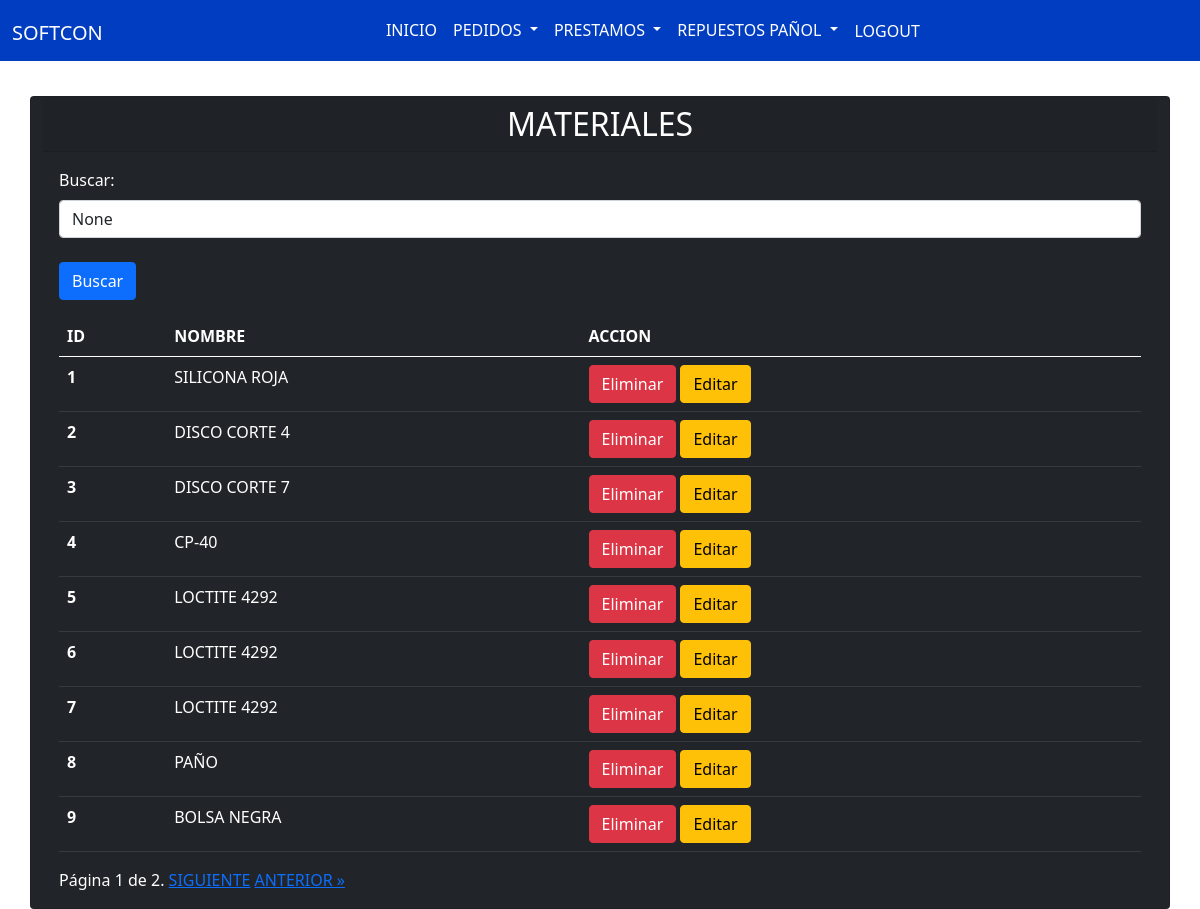
Before: /lista_material/ (signed in) with the older database file.
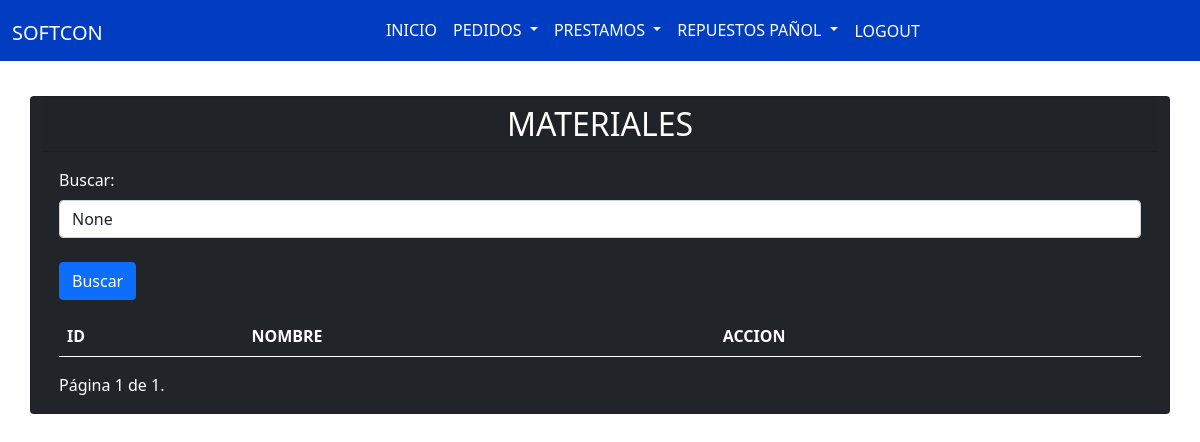
After: the same page with the newer database file.
### app/models.py (models this page shows, shortened)
class Material(models.Model):
    nombre = models.CharField(max_length=100)

### app/views.py (the view)
# urls.py: path('lista_material/', lista_material, name='lista_material'),
@login_required
def lista_material(request):
    materiales_list = Material.objects.all()
    search_term = request.GET.get('buscar')
    if search_term:
        materiales_list = materiales_list.filter(Q(nombre__icontains=search_term))
    paginator = Paginator(materiales_list, 9)
    page = request.GET.get('page')
    try:
        materiales = paginator.page(page)
    except PageNotAnInteger:
        materiales = paginator.page(1)
    except EmptyPage:
        materiales = paginator.page(paginator.num_pages)
    return render(request, 'app/lista_material.html', {'materiales': materiales, 'search_term': search_term})

### app/templates/app/lista_material.html (shortened to what this page needs)
{% extends 'app/base.html' %}
{% block content %}
    <br><br><br><br>
    <div class="container">
        <div class="row justify-content-center">
            <div class="card bg-dark text-white">
                <h2 class="card-header text-center">MATERIALES</h2>
                <div class="card-body">
                    <div class="mb-3">
                        <form method="GET" action="{% url 'lista_material' %}">
                            <label for="buscar" class="form-label">Buscar:</label>
                            <input type="text" class="form-control" id="buscar" name="buscar" placeholder="Escribe para buscar..."
                                value="{{ search_term }}">
                                <br>
                            <button type="submit" class="btn btn-primary">Buscar</button>
                        </form>
                    </div>
                    <table class="table mx-auto table-dark">
                        <thead>
                            <tr>
                                <th scope="col">ID</th>
                                <th scope="col">NOMBRE</th>
                                <th scope="col">ACCION</th>
                            </tr>
                        </thead>
                        <tbody>
                            {% for material in materiales %}
                                <tr>
                                    <th scope="row">{{ material.id }}</th>
                                    <td>{{ material.nombre }}</td>
                                    <td>
                                        <a href="{% url 'eliminar_material' material.id %}" class="btn btn-danger">Eliminar</a>
                                        <a href="{% url 'editar_material' material.id %}" class="btn btn-warning">Editar</a>
                                    </td>
                                </tr>
                            {% endfor %}
                        </tbody>
                    </table>
                    <div class="pagination">
                        <span class="step-links">
                            <span class="current">
                                Página {{ materiales.number }} de {{ materiales.paginator.num_pages }}.
                            </span>
                            {% if materiales.has_next %}
                                <a href="?page={{ materiales.next_page_number }}{% if search_term %}&buscar={{ search_term }}{% endif %}">SIGUIENTE</a>
                                <a href="?page={{ materiales.paginator.num_pages }}{% if search_term %}&buscar={{ search_term }}{% endif %}">ANTERIOR &raquo;</a>
                            {% endif %}
                        </span>
                    </div>
                </div>
            </div>
        </div>
    </div>
{% endblock %}

Changed rows visible on the page:
removed Material: id "1", nombre "SILICONA ROJA"
removed Material: id "2", nombre "DISCO CORTE 4"
removed Material: id "3", nombre "DISCO CORTE 7"
removed Material: id "4", nombre "CP-40"
removed Material: id "5", nombre "LOCTITE 4292"
removed Material: id "6", nombre "LOCTITE 4292"
removed Material: id "7", nombre "LOCTITE 4292"
removed Material: id "8", nombre "PAÑO"
removed Material: id "9", nombre "BOLSA NEGRA"
Other visible differences:
{{ materiales.paginator.num_pages }}: "2" → "1"
text no longer shown: "SIGUIENTE ANTERIOR »"
